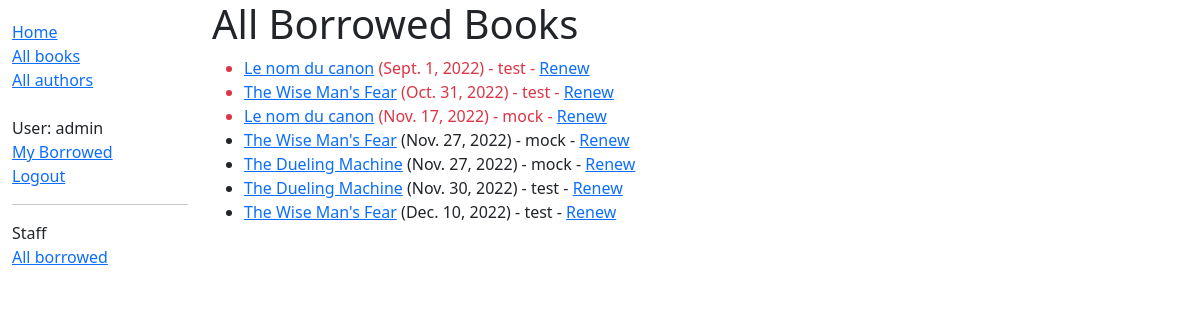
Page /catalog/borrowed/ (signed in) on the committed database.
### catalog/models.py (models this page shows, shortened)
class BookInstance(models.Model):
    id = models.UUIDField(primary_key=True, default=uuid.uuid4,
                          help_text='Unique ID for this particular book across whole library')
    book = models.ForeignKey(Book, on_delete=models.RESTRICT, null=True)
    imprint = models.CharField(max_length=200)
    due_back = models.DateField(null=True, blank=True)
    borrower = models.ForeignKey(
        User, on_delete=models.SET_NULL, null=True, blank=True)
    LOAN_STATUS = (
        ('m', 'Maintenance'),
        ('o', 'On loan'),
        ('a', 'Available'),
        ('r', 'Reserved'),
    )
    status = models.CharField(max_length=1, choices=LOAN_STATUS,
                              blank=True, default='m', help_text='Book availability')
    class Meta:
        ordering = ['due_back']
        permissions = (("can_mark_returned", "Set book as returned"),)
    @property
    def is_overdue(self):
        return bool(self.due_back and date.today() > self.due_back)

class Book(models.Model):
    title = models.CharField(max_length=200)
    author = models.ForeignKey('Author', on_delete=models.SET_NULL, null=True)
    summary = models.TextField(
        max_length=1000, help_text='Enter a brief description of the book')
    isbn = models.CharField('ISBN', max_length=13, unique=True,
                            help_text='13 Character <a href="https://www.isbn-international.org/content/what-isbn">ISBN number</a>')
    genre = models.ManyToManyField(
        Genre, help_text='Select a genre for this book')
    language = models.ForeignKey(
        Language, on_delete=models.SET_NULL, null=True)
    def display_genre(self):
        """Create a string for the Genre. This is required to display genre in Admin."""
        return ', '.join(genre.name for genre in self.genre.all()[:3])
    display_genre.short_description = 'Genre'

### catalog/views.py (the view)
# urls.py: path('borrowed/', views.LoanedAllBooksListView.as_view(), name='all-borrowed'),
class LoanedAllBooksListView(PermissionRequiredMixin, ListView):
    model = BookInstance
    template_name = 'catalog/bookinstance_list_all_borrowed.html'
    paginate_by = 10
    permission_required = 'catalog.can_mark_returned'
    def get_queryset(self):
        return BookInstance.objects.filter(status__exact='o').order_by('due_back')

### catalog/templates/catalog/bookinstance_list_all_borrowed.html
{% extends "base_generic.html" %}
{% block content %}
    <h1>All Borrowed Books</h1>
    {% if bookinstance_list %}
    <ul>
      {% for bookinst in bookinstance_list %}
      <li class="{% if bookinst.is_overdue %}text-danger{% endif %}">
        <a href="{% url 'book-detail' bookinst.book.pk %}">{{ bookinst.book.title }}</a>
        ({{ bookinst.due_back }}) - {{ bookinst.borrower }} -
        <a href="{% url 'renew-book-librarian' bookinst.id %}">Renew</a>
      </li>
      {% endfor %}
    </ul>
    {% else %}
      <p>There are no books borrowed.</p>
    {% endif %}
{% endblock %}

### catalog/templates/base_generic.html (shortened to what this page needs)
<!DOCTYPE html>
<html lang="en">
  <head>
    <link
      href="https://cdn.jsdelivr.net/npm/bootstrap@5.1.3/dist/css/bootstrap.min.css"
      rel="stylesheet"
    />
    {% load static %}
    <link rel="stylesheet" href="{% static 'css/styles.css' %}" />
  </head>
  <body>
    <div class="container-fluid">
      <div class="row">
        <div class="col-sm-2">
          {% block sidebar %}
          <ul class="sidebar-nav">
            <li><a href="{% url 'index' %}">Home</a></li>
            <li><a href="{% url 'books' %}">All books</a></li>
            <li><a href="{% url 'authors' %}">All authors</a></li>
            <br>
            {% if user.is_authenticated %}
              <li>User: {{ user.get_username }}</li>
              <li><a href="{% url 'my-borrowed' %}">My Borrowed</a></li>
              <li><a href="{% url 'logout'%}?next={{request.path}}">Logout</a></li>
            {% else %}
              <li><a href="{% url 'login'%}?next={{request.path}}">Login</a></li>
            {% endif %}
            {% if perms.catalog.can_mark_returned %}
              <hr>
              <li>Staff</li>
              <li><a href="{% url 'all-borrowed' %}">All borrowed</a></li>
            {% endif %}
          </ul>
          {% endblock %}
        </div>
        <div class="col-sm-10">
          {% block content %}{% endblock %}
        </div>
      </div>
    </div>
  </body>
</html>

### catalog/static/css/styles.css (style rules this page uses)
.sidebar-nav { margin-top: 20px; padding: 0; list-style: none; }

### rows in the picture
BookInstance: book "Le nom du canon", due_back "Sept. 1, 2022", borrower "test"
BookInstance: book "The Wise Man's Fear", due_back "Oct. 31, 2022", borrower "test"
BookInstance: book "Le nom du canon", due_back "Nov. 17, 2022", borrower "mock"
BookInstance: book "The Wise Man's Fear", due_back "Nov. 27, 2022", borrower "mock"
BookInstance: book "The Dueling Machine", due_back "Nov. 27, 2022", borrower "mock"
BookInstance: book "The Dueling Machine", due_back "Nov. 30, 2022", borrower "test"
BookInstance: book "The Wise Man's Fear", due_back "Dec. 10, 2022", borrower "test"

### other values in the picture
{{ user.get_username }} "admin"
